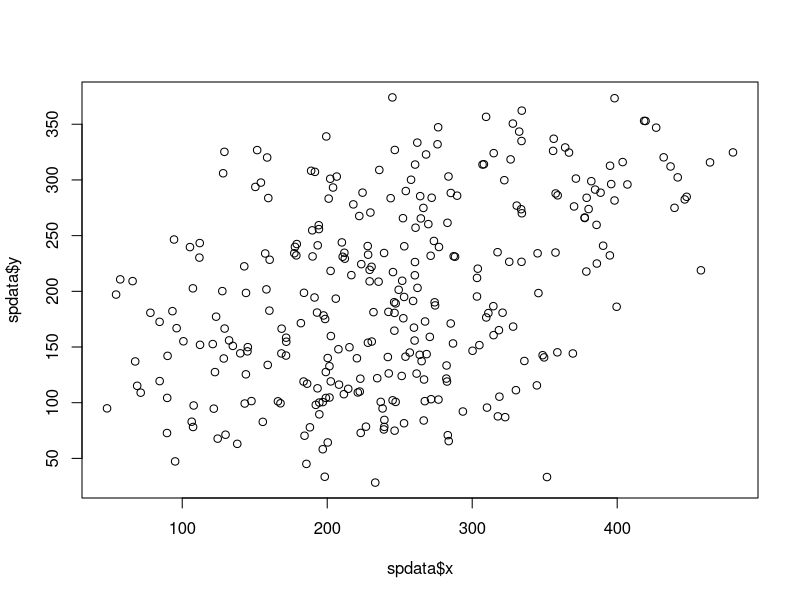
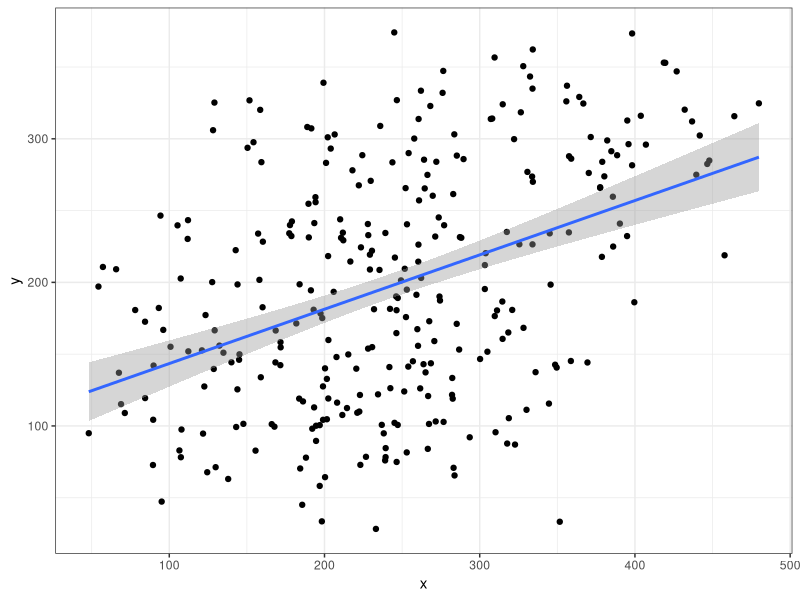
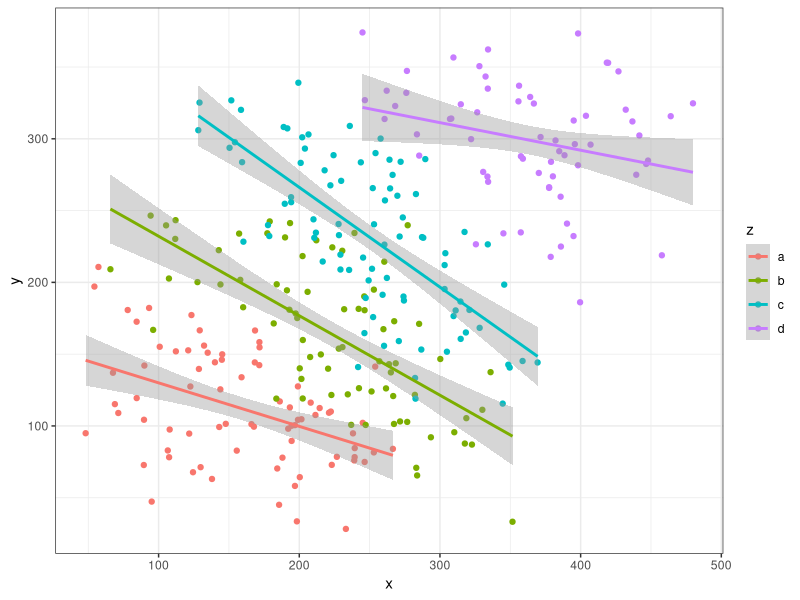
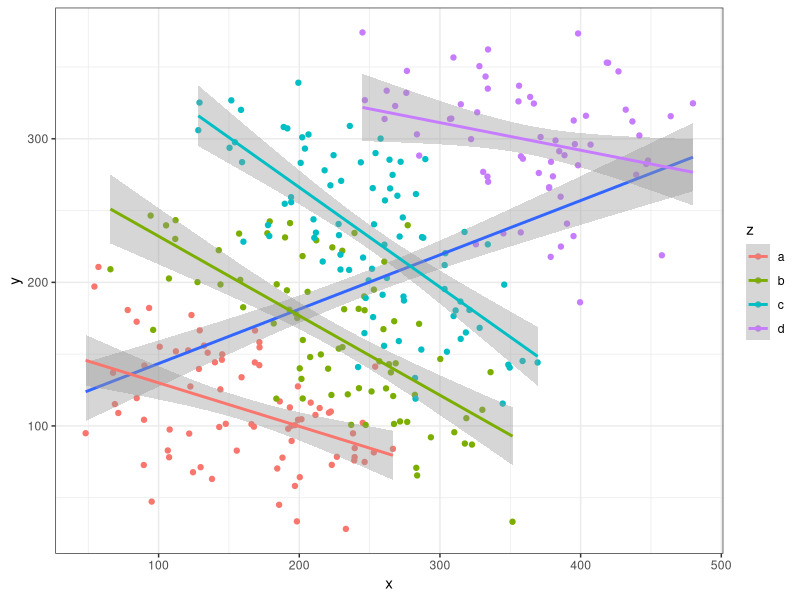
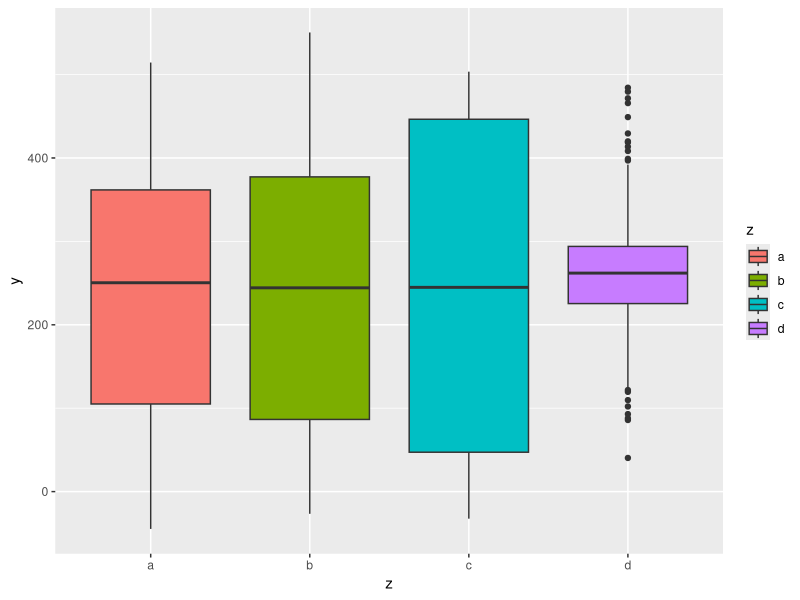
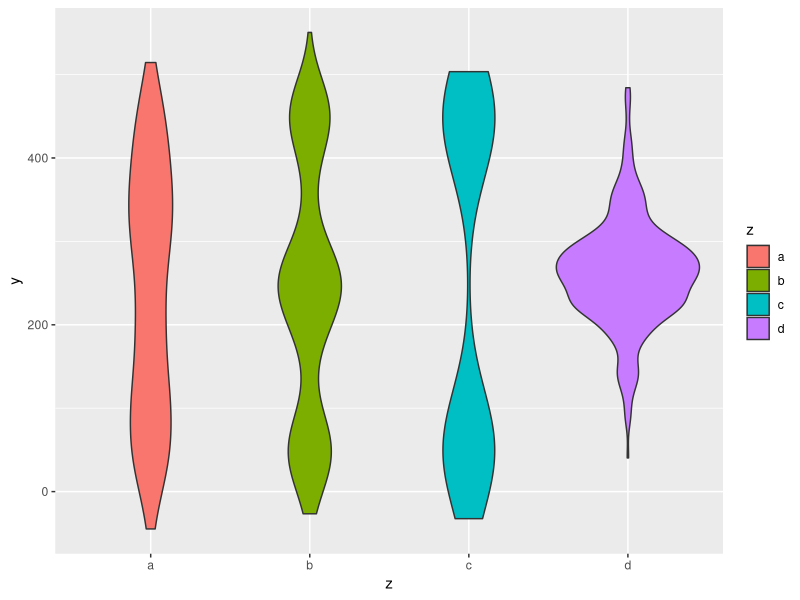
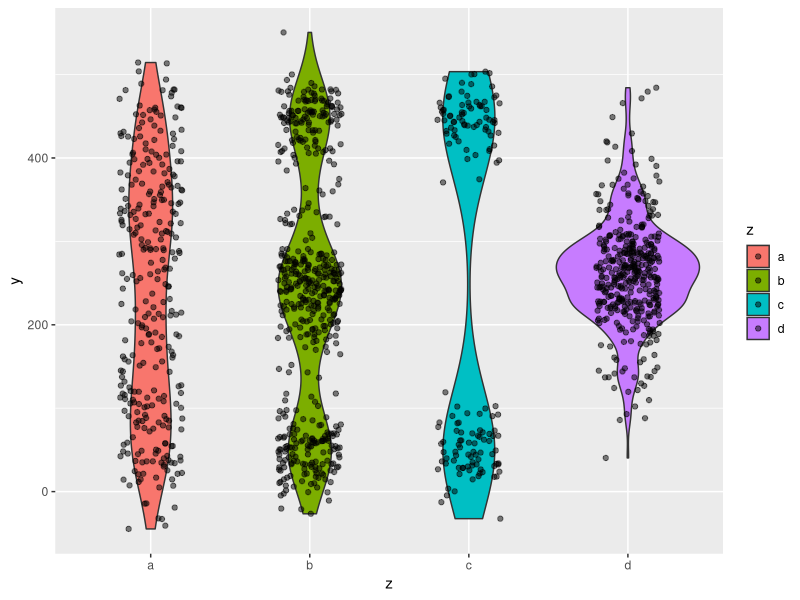
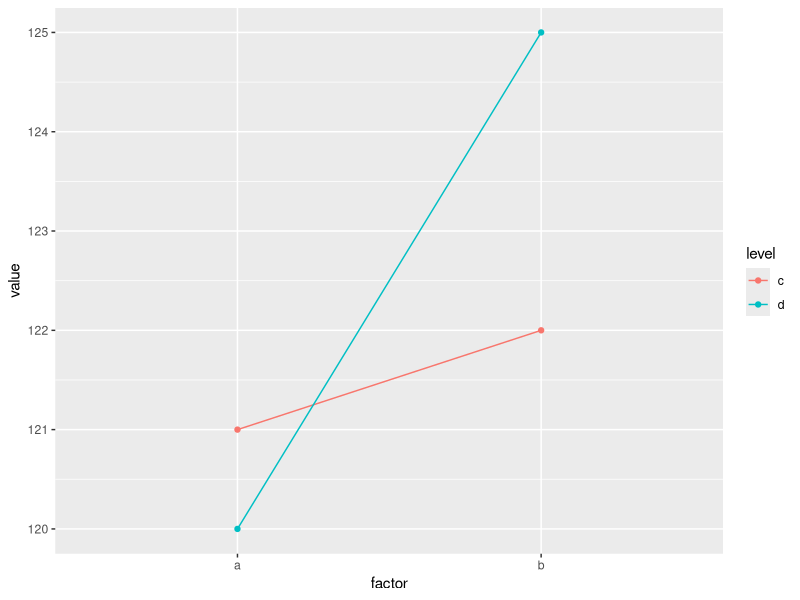

Write R code to recreate these figures, in order.
## ---- chunk 1
library(tidyverse)
library(viridis)
## ---- chunk 2
spdata <- read.csv("data/simpson-paradox-data.csv")
## ---- chunk 3
plot(spdata$y~spdata$x)
## ---- chunk 4
head(spdata)
## ---- chunk 5
summary(spdata)
## ---- chunk 6
spdata %>% 
  group_by() %>% 
  summarise(number=n(),
            x.mean=mean(x),
            x.sd=sd(x),
            x.se=x.sd/sqrt(number),
            y.mean=mean(y),
            y.sd=sd(y),
            y.se=y.sd/sqrt(number))
## ---- chunk 7
cor.test(spdata$x, spdata$y)
## ---- chunk 8
ggplot(spdata, aes(x=x, y=y)) +
  geom_point() +
  geom_smooth(method="lm") +
  theme_bw()
## ---- chunk 9
ggplot(spdata, aes(x=x, y=y)) +
  geom_point(aes(colour=z)) +
  geom_smooth(aes(colour=z), method="lm") +
  theme_bw()
## ---- chunk 10
ggplot(spdata, aes(x=x, y=y)) +
  geom_point(aes(colour=z)) +
  geom_smooth(method="lm") +
  geom_smooth(aes(colour=z), method="lm") +
  theme_bw()
## ---- chunk 11
bpdata <- read.csv("data/boxplot-problems-data.csv")
## ---- chunk 12
bpdata %>% 
  ggplot(aes(y=y,x=z,fill=z)) +
  geom_boxplot()
## ---- chunk 13
# Bonferroni-corrected alpha for three comparisons:
0.05/3
## ---- chunk 14
bpdata %>% # AB, AC, AD
  mutate(z=z %>% as.factor) %>% 
  lm(y ~ z, data=.) %>%
  summary() # A is different to D at alpha=0.05

bpdata %>% # BC, BD
  mutate(z=z %>% as.factor,
         z=fct_relevel(z, "b")) %>% 
  lm(y ~ z, data=.) %>%
  summary() # B is different to D at alpha=0.05

bpdata %>% # CD
  mutate(z=z %>% as.factor,
         z=fct_relevel(z, "c")) %>% 
  lm(y ~ z, data=.) %>%
  summary() # All ns
## ---- chunk 15
bpdata %>% 
  ggplot(aes(y=y,fill=z,x=z)) +
  geom_violin()
## ---- chunk 16
bpdata %>% 
  ggplot(aes(y=y,fill=z,x=z)) +
  geom_violin() +
  geom_point(position=position_jitter(.2), alpha=.5)
## ---- chunk 17
tibble(c("a","a","b","b"),c("c","d","c","d"),c(121, 120, 122, 125)) %>% 
  rename(factor="c(\"a\", \"a\", \"b\", \"b\")",
         level="c(\"c\", \"d\", \"c\", \"d\")",
         value="c(121, 120, 122, 125)") -> toydata
## ---- chunk 18
toydata %>% 
  ggplot(aes(x=factor,y=value,colour=level)) +
  geom_point()+
  geom_path(aes(group=level))
## ---- chunk 19
toydata %>% 
  ggplot(aes(x=factor,y=value,fill=level)) +
  geom_bar(position="dodge",stat="identity")
## ---- chunk 20
set.seed(3); spdata %>% 
  mutate(rValX = rnorm(x),
         rValY = rnorm(y) %>% abs() %>% log()) -> vizdata
## ---- chunk 21
vizdata %>% 
  ggplot(aes(x=rValX, 
             y=rValY,
             colour=z)) +
  geom_point()
## ---- chunk 22
vizdata %>% 
  ggplot(aes(x=rValX, 
             y=rValY,
             fill=x, # add dimension for column `x`
             size=y, # add dimension for column `y`
             colour=z)) +
  geom_point(shape=21) + # change 'point character' to allow for colour + fill
  scale_fill_gradientn(colours = rainbow(7)) + # add visually striking gradient scale
  theme_bw() + # make background more plain
  # add the labels:
  xlab("Randomized normal distribution of `x`") +
  ylab("Log of the absolute value of a\nrandomized normal distribution of `y`") +
  ggtitle("My cool plot", subtitle = "UKCLC2020")
## ---- chunk 23
vizdata %>% 
  ggplot(aes(x=rValX, 
             y=rValY,
             fill=x, 
             size=y, 
             shape=z, # add shape
             colour=z)) +
  geom_point(alpha=.75) + # add transparency
  scale_shape_manual(values=c(21, 22, 23, 24)) + # manually choose which shapes to plot
  scale_fill_viridis(option="plasma") + # choose a better palette
  theme_bw() +
  xlab("Randomized normal distribution of `x`") +
  ylab("Log of the absolute value of a\nrandomized normal distribution of `y`") +
  ggtitle("My cool plot", subtitle = "UKCLC2020")
## ---- chunk 24
vizdata %>% 
  ggplot(aes(x=rValX, 
             y=rValY,
             fill=x, 
             size=y, 
             shape=z,
             colour=z)) +
  geom_point(alpha=.75) + 
  scale_shape_manual(values=c(21, 22, 23, 24)) + 
  scale_fill_viridis(option="plasma") + 
  theme_bw() +
  xlab("Randomized normal distribution of `x`") +
  ylab("Log of the absolute value of a\nrandomized normal distribution of `y`") +
  ggtitle("My cool plot", subtitle = "UKCLC2020") +
  facet_grid(~z) # facet the data by column `z` category
## ---- chunk 25
vizdata %>% 
  ggplot(aes(x=x, 
             y=y,
             colour=rValX, 
             size=rValY)) +
  geom_point(alpha=.5) + 
  scale_colour_viridis(option="plasma") + # change to 'colour' to fill default point shapes
  geom_smooth(method = "lm", fill=NA, colour="black", lwd=0.5) + #add visually distinctive smooth
  theme_bw() +
  xlab("Column `x` value") +
  ylab("Column `y` value") +
  ggtitle("My cool plot", subtitle = "UKCLC2020") +
  facet_grid(~z)  
## ---- chunk 26
vizdata %>% 
  ggplot(aes(x=x, 
             y=y)) +
  geom_point(alpha=.5) + 
  geom_smooth(method = "lm", fill=NA, colour="black", lwd=0.5) + #add visually distinctive smooth
  theme_bw() +
  xlab("Randomized normal distribution of `x`") +
  ylab("Log of the absolute value of a\nrandomized normal distribution of `y`") +
  ggtitle("My cool plot", subtitle = "UKCLC2020") +
  facet_grid(~z)  
## ---- chunk 27
challenge <- read_csv("data/simulated-data.csv")
## ---- chunk 28
head(challenge)
## ---- chunk 29
challenge %>% 
  mutate(subj = as.factor(subj))
## ---- chunk 30
challenge %>% 
  mutate(region.fct = as.factor(region))
## ---- chunk 31
challenge %>% 
  filter(word == "the",
         age <= 40,
         rating != 1 &
           rating != 2)
## ---- chunk 32
challenge %>% 
  group_by(gram, freq) %>% 
  summarise(mean = mean(rt),
            sd = sd(rt),
            se = sd/sqrt(n()))
## ---- chunk 33
challenge %>% 
  # same code as above
  group_by(gram, freq) %>% 
  summarise(mean = mean(rt),
            sd = sd(rt),
            se = sd/sqrt(n())) %>% 
  # new code
  pivot_longer(cols = c("mean","sd","se"), # cols = 3:5
               names_to = "statistic",
               values_to = "value")
## ---- chunk 34
ggplot(data = spdata)

#spdata %>%
#  ggplot()
## ---- chunk 35
ggplot(data = spdata, 
       aes(x=x, 
           y=y,
           colour=z))
## ---- chunk 36
ggplot(data = spdata, 
       aes(x=x, 
           y=y,
           colour=z)) +
  geom_point() +
  geom_smooth(method="lm")
## ---- chunk 37
ggplot(data = spdata, 
       aes(x=x, 
           y=y,
           colour=z)) +
  geom_point(shape=15) + # also called "pch" for "point character"
  geom_smooth(method="lm",
              lty="dashed", # lty = "Line TYpe"
              lwd=.5) # lwd = Line WiDth"
## ---- chunk 38
ggplot(data = spdata, 
       aes(x=x, 
           y=y,
           colour=z)) +
  geom_point(shape=15) + # also called "pch" for "point character"
  geom_smooth(method="lm",
              lty="dashed", # lty = "Line TYpe"
              lwd=.5, # lwd = Line WiDth"
              fill="pink") + 
  theme_classic() +
  scale_colour_manual(name="Category Z:",
    values = c("red","gold","turquoise","blueviolet")) +
  theme(legend.position = "bottom")
